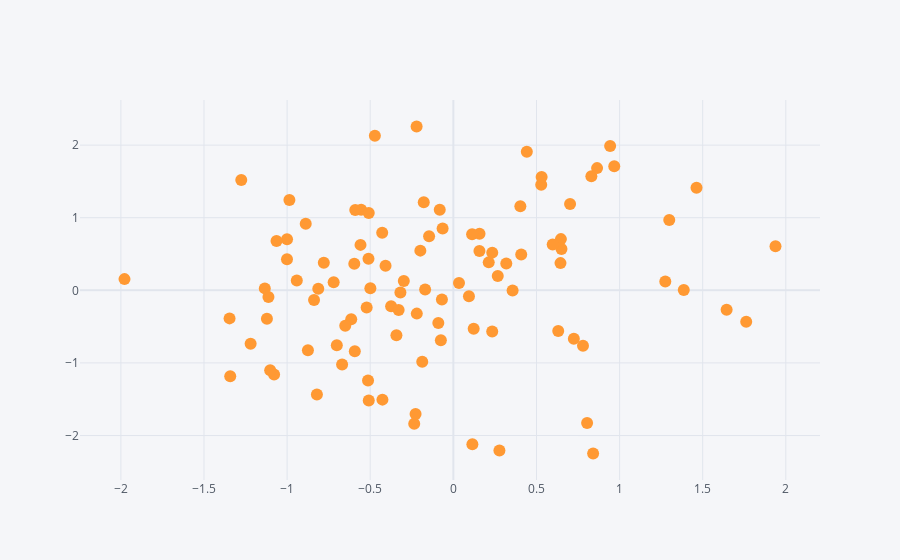

Notebook code cell kept with this figure:
### Code cell
df.iplot( kind= "scatter", x="A", y='B', mode= 'markers')
